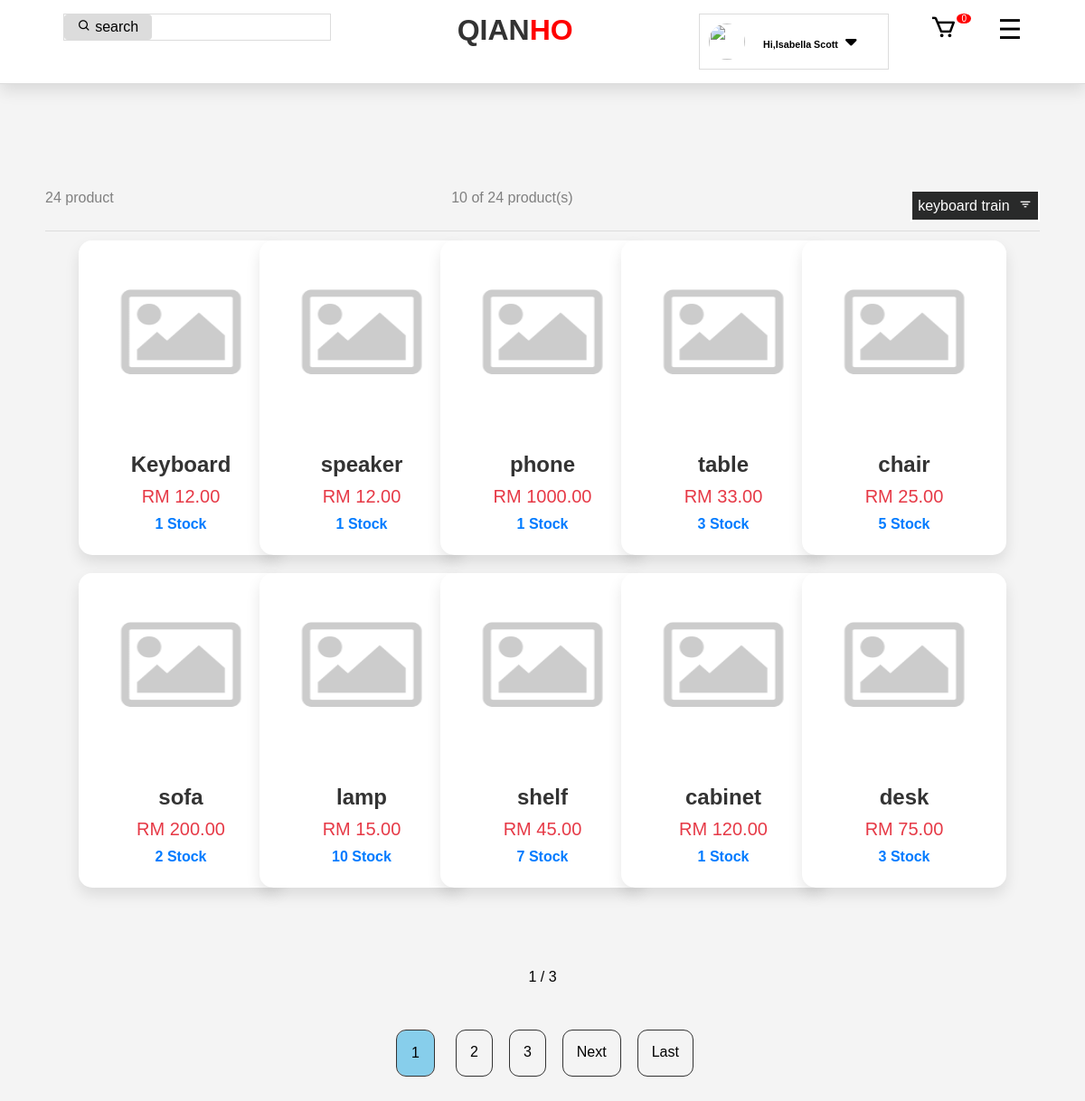
The app's page /customer/product.php?category=CT0002 (signed in), older data.
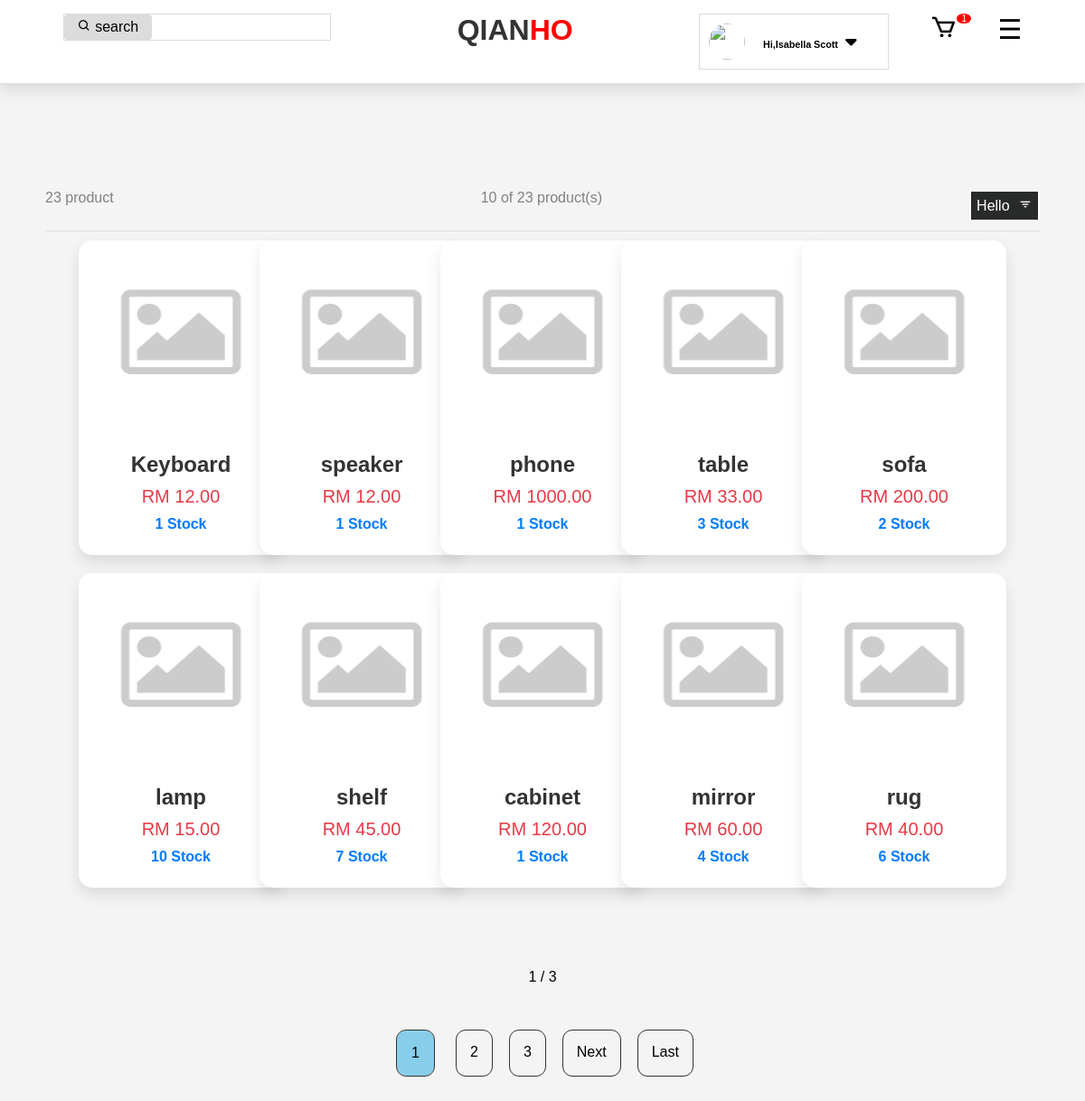
The same page, newer data.
### tables this page shows
CREATE TABLE `category` (
  `category_id` varchar(10) NOT NULL,
  `category_name` varchar(100) NOT NULL,
  `category_status` varchar(11) NOT NULL
);

CREATE TABLE `product` (
  `product_id` varchar(10) NOT NULL,
  `name` varchar(100) NOT NULL,
  `price` decimal(10,2) NOT NULL,
  `category_id` varchar(10) NOT NULL,
  `quantity` int(10) NOT NULL,
  `description` varchar(1000) NOT NULL,
  `weight` decimal(10,2) NOT NULL,
  `status` varchar(11) NOT NULL
);

### lib/SimplePager.php (called while the page is built, shortened)
<?php
class SimplePager {
    public function __construct($query, $params, $limit, $page) {
        global $_db;
        $this->limit = ctype_digit($limit) ? max($limit, 1) : $limit;
        $this->page = ctype_digit($page) ? max($page, 1) : $page;
        $q = preg_replace('/SELECT.+FROM/', 'SELECT COUNT(*) FROM', $query, 1);
        $stm = $_db->prepare($q);
        $stm->execute($params);
        $this->item_count = $stm->fetchColumn();
        $this->page_count = ceil($this->item_count / $this->limit);
        $offset = ($this->page - 1) * $this->limit;
        $stm = $_db->prepare($query . " LIMIT $offset, $this->limit");
        $stm->execute($params);
        $this->result = $stm->fetchAll();
        $this->count = count($this->result);
    }
}

### customer/product.php (the view, shortened to what the changed rows need)
<?php
include '../_base.php';
require_once '../lib/SimplePager.php';
include '../include/header.php';
$search = isset($_GET['search']) ? trim($_GET['search']) : '';
$category = isset($_GET['category']) ? trim($_GET['category']) : '';
$page = isset($_GET['page']) ? (int)$_GET['page'] : 1;
$limit = 10;
$query = 'SELECT * FROM product WHERE 1=1';
$params = [];
if ($category) {
  $query .= ' AND category_id = ?';
  $params[] = $category;
}
$pager = new SimplePager($query, $params, $limit, $page);
$getProduct = $pager->result;
$total_pages = $pager->page_count;
?>
<link rel="stylesheet" href="../css/product.css">
<div class="items">
  <div class="line1">
    <p><?= $pager->item_count ?> product</p>
    <p>
      <?= $pager->count ?> of <?= $pager->item_count ?> product(s)
    </p>
    <div class="filter-container">
      <p class="filter-button">
        <?php
         $getCategoryName = $_db->prepare('SELECT * FROM category WHERE category_id = ?');
         $getCategoryName->execute([$category]);
         $CategoryNameResults = $getCategoryName->fetch();
         echo (empty($CategoryNameResults->category_name)) ? "Filter" : htmlspecialchars($CategoryNameResults->category_name);
         ?> <i class='bx bx-filter'></i>
      </p>
    </div>
  </div>
  <div class="items-lists">
    <?php if ($pager->item_count != 0): ?>
      <?php foreach ($getProduct as $i):
        $getProductImg = $_db->prepare('SELECT product_photo FROM product_image WHERE product_id = ?');
        $getProductImg->execute([$i->product_id]);
        $productImg = $getProductImg->fetch(PDO::FETCH_OBJ);
        $productPhoto = $productImg ? $productImg->product_photo : '../images/photo.jpg';
      ?>
        <div class="items-card cards">
          <img src="../uploads/<?= $productPhoto ?>" width="100" height="200">
          <div class="text2">
            <p class="product-name space"><?= $i->name ?></p>
            <p class="product-price space">RM <?= $i->price ?></p>
            <p class="product-stock space"><?= $i->quantity ?> Stock</p>
          </div>
        </div>
      <?php endforeach; ?>
    <?php endif; ?>
  </div>
  <div style="padding:30px;display:grid;place-items:center;">
    <?php
    $page_range = 2;
    $start_page = max(1, $page - $page_range);
    $end_page = min($total_pages, $page + $page_range);
    ?>
    <div class="pro-page" >
    <?php for ($i = $start_page; $i <= $end_page; $i++): ?>
      <a href="?page=<?= $i ?>&search=<?= urlencode($search) ?>&category=<?= urlencode($category) ?>" class="<?= $i == $page ? 'current-page' : '' ?>">
        <?= $i ?>
      </a>
    <?php endfor; ?>
    <?php if ($page < $total_pages): ?>
      <a href="?page=<?= $page + 1 ?>&search=<?= urlencode($search) ?>&category=<?= urlencode($category) ?>">Next</a>
    <?php endif; ?>
    <?php if ($page < $total_pages): ?>
      <a href="?page=<?= $total_pages ?>&search=<?= urlencode($search) ?>&category=<?= urlencode($category) ?>">Last</a>
    <?php endif; ?>
    </div>
  </div>
</div>
</body>
</html>

### include/header.php (shortened to what the changed rows need)
<?php
$userID = $_SESSION['user']->user_id  ?? '0';
$result = [];
if ($userID != '0') {
    $countCartRecord = $_db->prepare('SELECT COUNT(*) AS total_records FROM carts WHERE user_id = ? ');
    $countCartRecord->execute([$userID]);
    $result = $countCartRecord->fetch(PDO::FETCH_ASSOC);
}
?>
<!DOCTYPE html>
<html lang="en">
<head>
    <link href='https://unpkg.com/boxicons@2.1.4/css/boxicons.min.css' rel='stylesheet'>
    <link rel="stylesheet" href="https://cdnjs.cloudflare.com/ajax/libs/font-awesome/4.7.0/css/font-awesome.min.css">
    <link rel="stylesheet" href="/css/image.css">
    <link rel="stylesheet" href="https://cdnjs.cloudflare.com/ajax/libs/font-awesome/6.0.0-beta3/css/all.min.css">
    <link rel="stylesheet" href="../css/header.css">
</head>
<body>
    <header>
        <div class="first-row">
            <div class="brand">
                <h1> QIAN<span style="color:red">HO</span></h1>
            </div>
            <div class="small-icon">
                <a href="../customer/cart.php">
                    <p style="font-size: 30px;cursor:pointer;color:black;" class="cart-icon">
                        <i class='bx bx-cart'></i>
                        <?php if ($userID != '0') { ?>
                            <span style="font-size:10px;">
                                <?= $result['total_records']  ?>
                            </span>
                        <?php } ?>
                    </P>
                </a>
            </div>
        </div>
    </header>

Row changes from the older to the newer data that the page shows:
no longer on this page (row edited): product: name "chair", price "25.00", quantity "5"
no longer on this page (row edited): product: name "desk", price "75.00", quantity "3"
changed category: category_name "keyboard train" → "Hello"
now on this page (row unchanged): product: name "mirror", price "60.00", quantity "4"
now on this page (row unchanged): product: name "rug", price "40.00", quantity "6"
Text that changed along with them:
$result['total_records']: "0" → "1"
$pager->item_count: "24" → "23"
